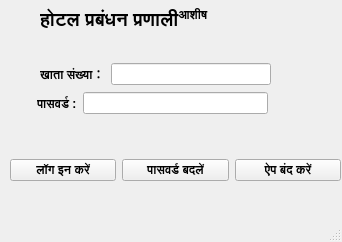
<?xml version="1.0" encoding="UTF-8"?>
<ui version="4.0">
 <class>login</class>
 <widget class="QMainWindow" name="login">
  <property name="geometry">
   <rect>
    <x>0</x>
    <y>0</y>
    <width>342</width>
    <height>242</height>
   </rect>
  </property>
  <property name="windowTitle">
   <string>MainWindow</string>
  </property>
  <widget class="QWidget" name="centralwidget">
   <widget class="QLabel" name="label">
    <property name="geometry">
     <rect>
      <x>40</x>
      <y>0</y>
      <width>371</width>
      <height>41</height>
     </rect>
    </property>
    <property name="font">
     <font>
      <weight>75</weight>
      <bold>true</bold>
     </font>
    </property>
    <property name="text">
     <string>&lt;html&gt;&lt;head/&gt;&lt;body&gt;&lt;p&gt;&lt;span style=&quot; font-size:14pt;&quot;&gt;होटल प्रबंधन प्रणाली&lt;/span&gt;&lt;span style=&quot; font-size:14pt; vertical-align:super;&quot;&gt;आशीष&lt;/span&gt;&lt;/p&gt;&lt;/body&gt;&lt;/html&gt;</string>
    </property>
   </widget>
   <widget class="QWidget" name="">
    <property name="geometry">
     <rect>
      <x>10</x>
      <y>140</y>
      <width>331</width>
      <height>60</height>
     </rect>
    </property>
    <layout class="QHBoxLayout" name="horizontalLayout">
     <item>
      <widget class="QPushButton" name="pblogin">
       <property name="font">
        <font>
         <weight>75</weight>
         <bold>true</bold>
        </font>
       </property>
       <property name="text">
        <string>लॉग इन करें</string>
       </property>
      </widget>
     </item>
     <item>
      <widget class="QPushButton" name="pbChgpwd">
       <property name="font">
        <font>
         <weight>75</weight>
         <bold>true</bold>
        </font>
       </property>
       <property name="text">
        <string>पासवर्ड बदलें</string>
       </property>
      </widget>
     </item>
     <item>
      <widget class="QPushButton" name="pbQuit">
       <property name="font">
        <font>
         <weight>75</weight>
         <bold>true</bold>
        </font>
       </property>
       <property name="text">
        <string>ऐप बंद करें</string>
       </property>
      </widget>
     </item>
    </layout>
   </widget>
   <widget class="QWidget" name="">
    <property name="geometry">
     <rect>
      <x>40</x>
      <y>60</y>
      <width>231</width>
      <height>28</height>
     </rect>
    </property>
    <layout class="QHBoxLayout" name="horizontalLayout_2">
     <item>
      <widget class="QLabel" name="label_2">
       <property name="font">
        <font>
         <weight>75</weight>
         <bold>true</bold>
        </font>
       </property>
       <property name="text">
        <string>खाता संख्या：</string>
       </property>
      </widget>
     </item>
     <item>
      <widget class="QLineEdit" name="leUid"/>
     </item>
    </layout>
   </widget>
   <widget class="QWidget" name="">
    <property name="geometry">
     <rect>
      <x>37</x>
      <y>90</y>
      <width>231</width>
      <height>27</height>
     </rect>
    </property>
    <layout class="QHBoxLayout" name="horizontalLayout_3">
     <item>
      <widget class="QLabel" name="label_3">
       <property name="font">
        <font>
         <weight>75</weight>
         <bold>true</bold>
        </font>
       </property>
       <property name="text">
        <string>पासवर्ड :</string>
       </property>
      </widget>
     </item>
     <item>
      <widget class="QLineEdit" name="lePwd">
       <property name="echoMode">
        <enum>QLineEdit::Password</enum>
       </property>
      </widget>
     </item>
    </layout>
   </widget>
  </widget>
  <widget class="QMenuBar" name="menubar">
   <property name="geometry">
    <rect>
     <x>0</x>
     <y>0</y>
     <width>342</width>
     <height>22</height>
    </rect>
   </property>
  </widget>
  <widget class="QStatusBar" name="statusbar"/>
 </widget>
 <resources/>
 <connections/>
</ui>
